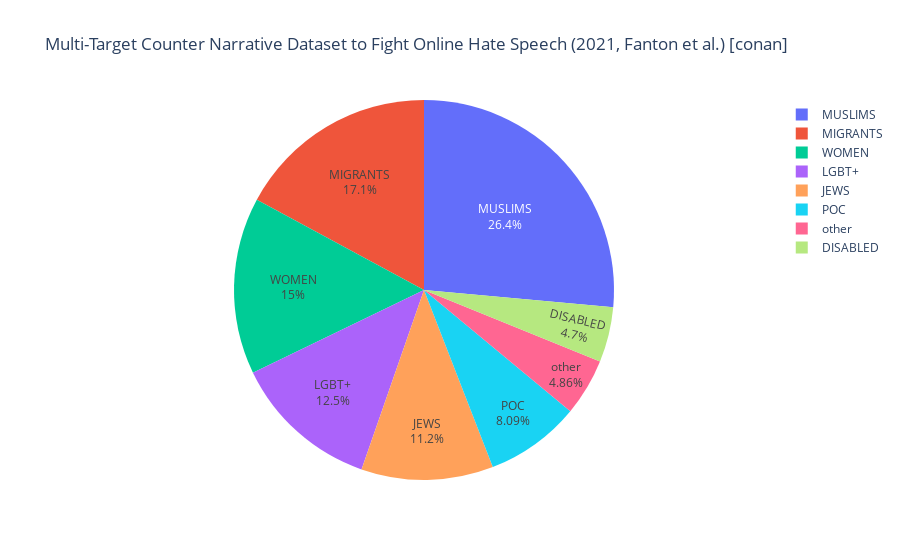
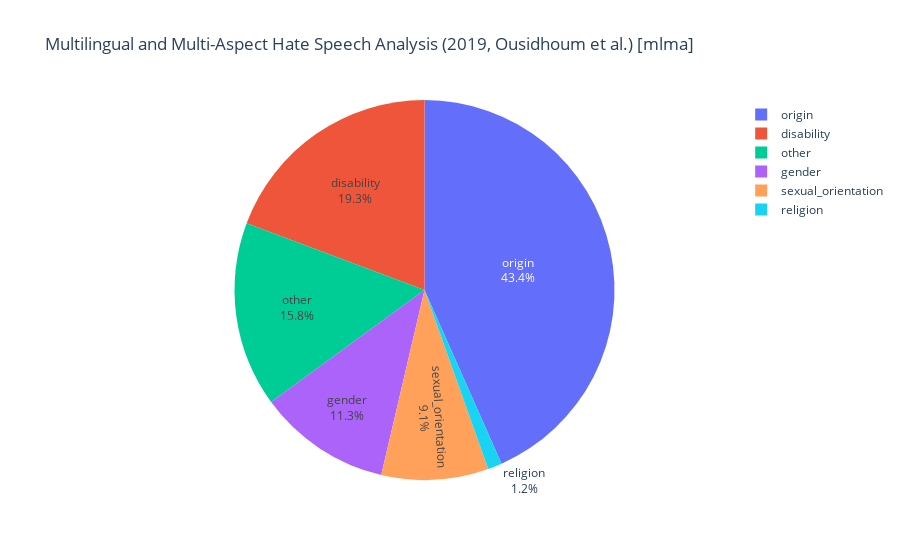
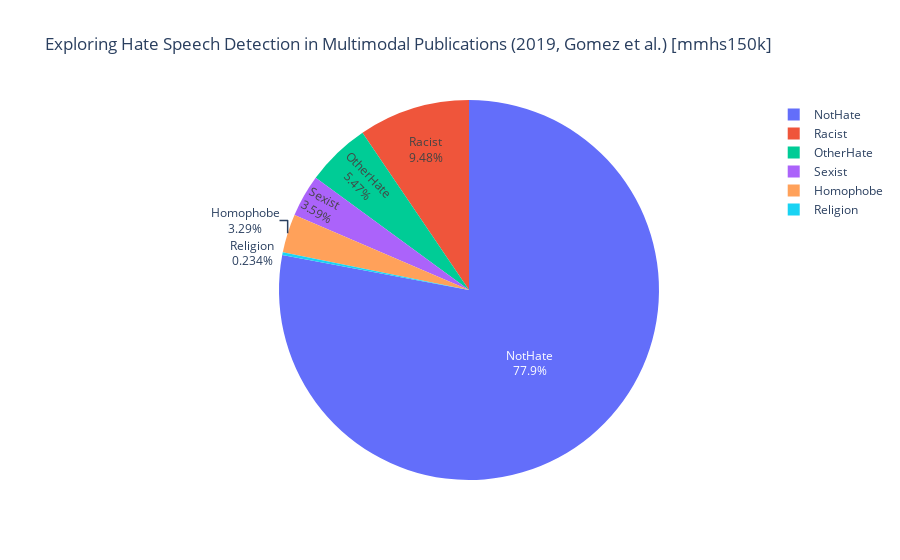
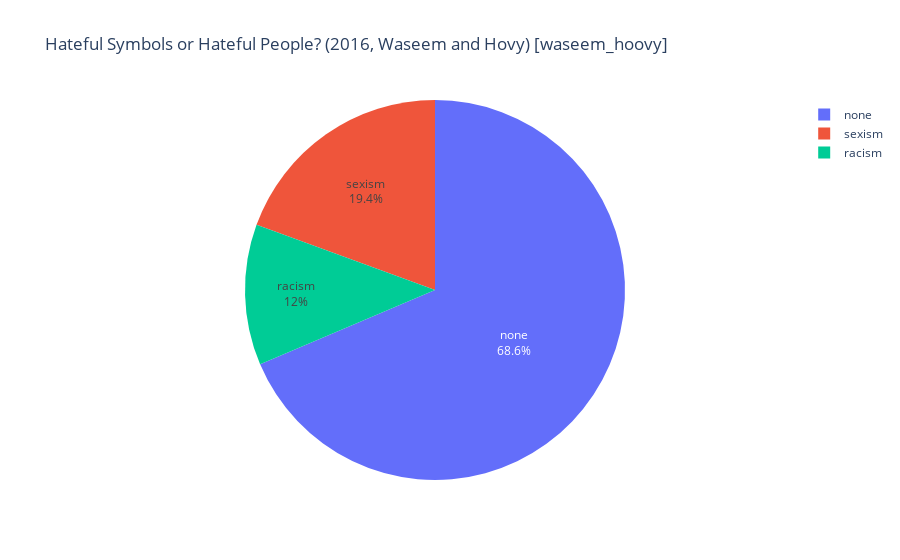

The notebook cell these images were saved under, in order:
### Code cell
# Describing each used dataset (see related work for more details)

stop_words = stopwords.words('english')

def mostCommonWords(df):
    counter = Counter()
    df_lower = df['text'].str.lower()
    most_common = Counter(" ".join(df_lower).split()).most_common(100)
    most_common = [(word, count) for word, count in most_common if word not in stop_words]  
    return most_common
        
idx = 0
for key in dataset.keys():
    df = dataset[key]
    df_groupby = df.groupby(['target'])['text'].count()
    labels = df_groupby.keys()
    values = df_groupby.values
    
    fig = go.Figure(data=[go.Pie(labels=labels, 
                                 values=values, 
                                 textinfo='label+percent')])
    fig.update_layout(title_text=DATASET_FULLNAMES[key] + f' [{key}]')
    idx = idx + 1
    fig.show()

    print(df.describe())
    
    print('\n=== Most common words: \n')
    for value, count in mostCommonWords(df)[:10]:
        print(value, count)

### Figure 1 — Plotly figure (JSON) as saved in the notebook; plotly's stock layout.template omitted (floating-point values rounded to 4 significant figures)
{"data": [{"labels": ["DISABLED", "JEWS", "LGBT+", "MIGRANTS", "MUSLIMS", "POC", "WOMEN", "other"], "textinfo": "label+percent", "type": "pie", "values": [175, 418, 465, 637, 984, 301, 560, 181]}], "layout": {"title": {"text": "Multi-Target Counter Narrative Dataset to Fight Online Hate Speech (2021, Fanton et al.) [conan]"}}}

### Figure 2 — Plotly figure (JSON) as saved in the notebook; plotly's stock layout.template omitted (floating-point values rounded to 4 significant figures)
{"data": [{"labels": ["disability", "gender", "origin", "other", "religion", "sexual_orientation"], "textinfo": "label+percent", "type": "pie", "values": [1089, 638, 2448, 890, 68, 514]}], "layout": {"title": {"text": "Multilingual and Multi-Aspect Hate Speech Analysis (2019, Ousidhoum et al.) [mlma]"}}}

### Figure 3 — Plotly figure (JSON) as saved in the notebook; plotly's stock layout.template omitted (floating-point values rounded to 4 significant figures)
{"data": [{"labels": ["Homophobe", "NotHate", "OtherHate", "Racist", "Religion", "Sexist"], "textinfo": "label+percent", "type": "pie", "values": [4904, 116144, 8150, 14119, 348, 5347]}], "layout": {"title": {"text": "Exploring Hate Speech Detection in Multimodal Publications (2019, Gomez et al.) [mmhs150k]"}}}

### Figure 4 — Plotly figure (JSON) as saved in the notebook; plotly's stock layout.template omitted (floating-point values rounded to 4 significant figures)
{"data": [{"labels": ["none", "racism", "sexism"], "textinfo": "label+percent", "type": "pie", "values": [11114, 1939, 3147]}], "layout": {"title": {"text": "Hateful Symbols or Hateful People? (2016, Waseem and Hovy) [waseem_hoovy]"}}}
